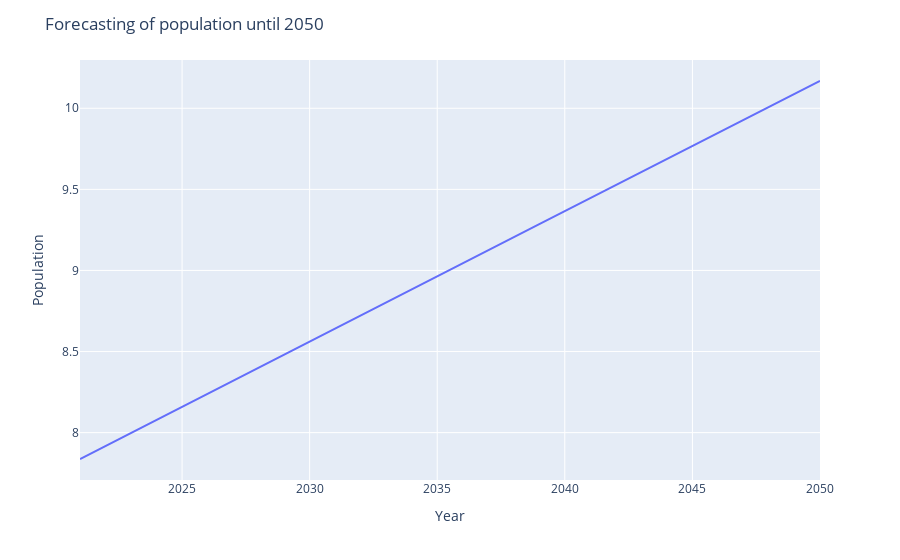

Write notebook code for a chart like this one.
### Markdown cell above
**By 2050, the world population is 10.168151 billion people**

### Code cell
# Plot
fig = px.line(df_forecast, y="Forecast", x='Year')
fig.update_xaxes(title_text='Year')
fig.update_yaxes(title_text='Population')
fig.update_layout(title_text='Forecasting of population until 2050')
fig.show()

### Figure 1 — Plotly figure (JSON) as saved in the notebook; plotly's stock layout.template omitted (floating-point values rounded to 4 significant figures)
{"data": [{"hovertemplate": "Year=%{x}<br>Forecast=%{y}<extra></extra>", "legendgroup": "", "line": {"color": "#636efa", "dash": "solid"}, "marker": {"symbol": "circle"}, "mode": "lines", "name": "", "orientation": "v", "showlegend": false, "type": "scatter", "x": ["2021-01-01T00:00:00", "2022-01-01T00:00:00", "2023-01-01T00:00:00", "2024-01-01T00:00:00", "2025-01-01T00:00:00", "2026-01-01T00:00:00", "2027-01-01T00:00:00", "2028-01-01T00:00:00", "2029-01-01T00:00:00", "2030-01-01T00:00:00", "2031-01-01T00:00:00", "2032-01-01T00:00:00", "2033-01-01T00:00:00", "2034-01-01T00:00:00", "2035-01-01T00:00:00", "2036-01-01T00:00:00", "2037-01-01T00:00:00", "2038-01-01T00:00:00", "2039-01-01T00:00:00", "2040-01-01T00:00:00", "2041-01-01T00:00:00", "2042-01-01T00:00:00", "2043-01-01T00:00:00", "2044-01-01T00:00:00", "2045-01-01T00:00:00", "2046-01-01T00:00:00", "2047-01-01T00:00:00", "2048-01-01T00:00:00", "2049-01-01T00:00:00", "2050-01-01T00:00:00"], "xaxis": "x", "y": [7.837, 7.918, 7.999, 8.079, 8.16, 8.24, 8.32, 8.401, 8.481, 8.562, 8.642, 8.722, 8.803, 8.883, 8.964, 9.044, 9.124, 9.205, 9.285, 9.365, 9.446, 9.526, 9.606, 9.687, 9.767, 9.847, 9.927, 10.01, 10.09, 10.17], "yaxis": "y"}], "layout": {"legend": {"tracegroupgap": 0}, "margin": {"t": 60}, "title": {"text": "Forecasting of population until 2050"}, "xaxis": {"anchor": "y", "domain": [0, 1], "title": {"text": "Year"}}, "yaxis": {"anchor": "x", "domain": [0, 1], "title": {"text": "Population"}}}}
